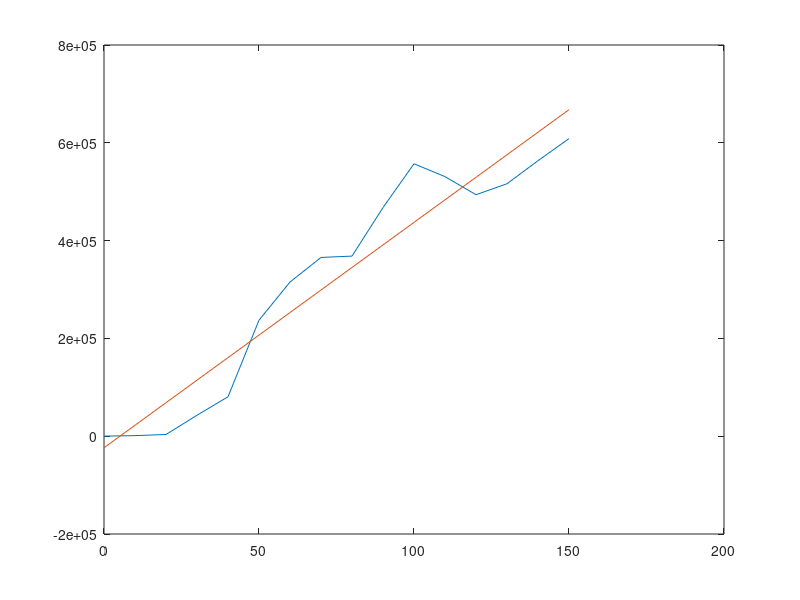
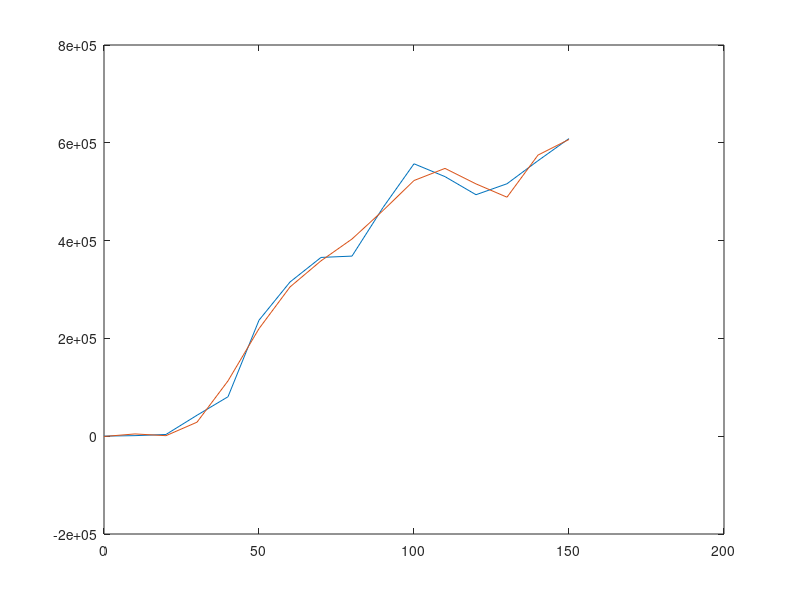
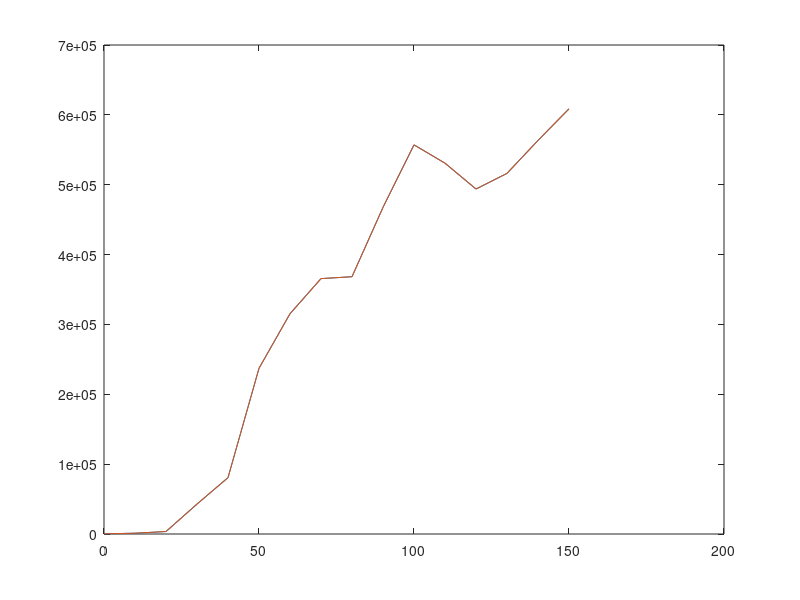
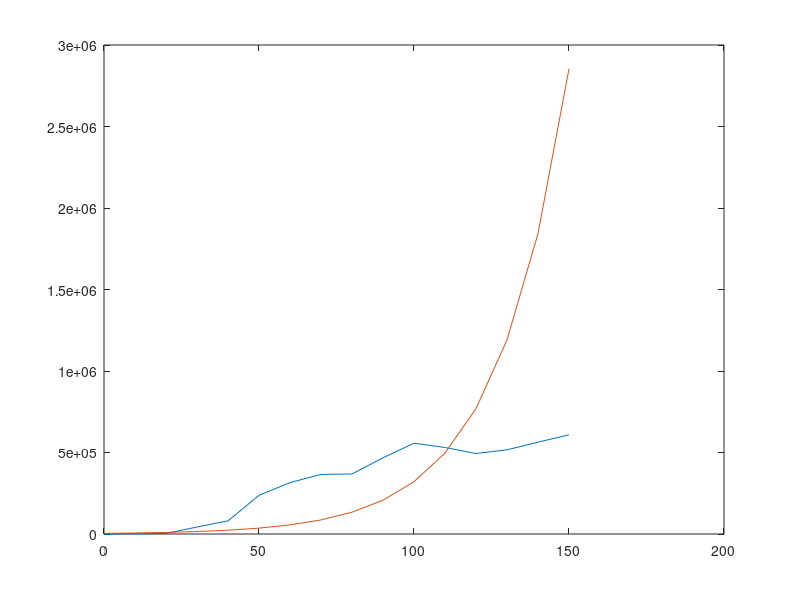

Source code (MATLAB) for these figures, in order:
clear all
close all
clc

load('SeaPopData.mat')

P1 = polyfit(t,Seattle_Pop,1);

m = P1(1);

b = P1(2);

linear_fit = m*t+b;

plot(t,Seattle_Pop,t,linear_fit)

A1 = m

A2 = sqrt( mean( (Seattle_Pop - linear_fit).^2) )

year2017 = 157;

A3 = m*year2017 + b
    
P2 = polyfit(t,Seattle_Pop,2);

A4 = polyval(P2,year2017)

P3 = polyfit(t,Seattle_Pop,3);

A5 = polyval(P3,year2017)

P9 = polyfit(t,Seattle_Pop,9);

fit_line = polyval(P9,t);

A6 = polyval(P9,year2017)

figure(2)
plot(t,Seattle_Pop,t,fit_line)


A7 = length(t) - 1
poly_interp = polyfit(t,Seattle_Pop,A7);


A8 = polyval(poly_interp,year2017)
fitline = polyval(poly_interp,t)

figure(3)
plot(t,Seattle_Pop,t,fitline)

P_log = polyfit(t,log(Seattle_Pop),1);
a = exp(P_log(2));
r = P_log(1);
fit_line = a*exp(r*t);

figure(4)
plot(t,Seattle_Pop,t,fit_line)

A9 = [a r]

A10 = a*exp(r*year2017)

save('A1.dat','A1','-ascii')
save('A2.dat','A2','-ascii')
save('A3.dat','A3','-ascii')
save('A4.dat','A4','-ascii')
save('A5.dat','A5','-ascii')
save('A6.dat','A6','-ascii')
save('A7.dat','A7','-ascii')
save('A8.dat','A8','-ascii')
save('A9.dat','A9','-ascii')
save('A10.dat','A10','-ascii')

